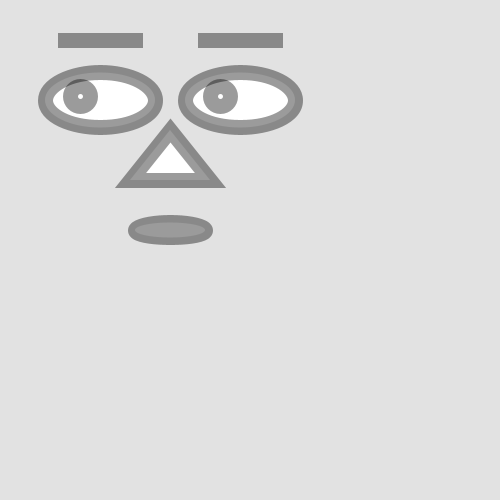
Frame 1 (no input)
Frame 60 (the mouse pressed at the canvas centre just before this capture): identical to frame 1, image omitted
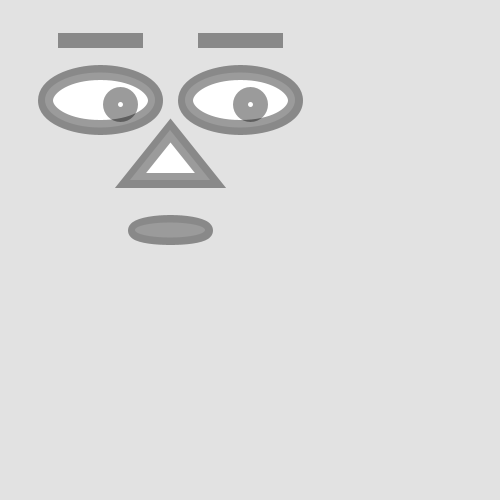
Frame 120 (the mouse held since frame 60 and released just before this capture)

The Processing sketch that drew these frames (run headless with seeded random() and noise(); from frame 60 on, the mouse is pressed at the canvas centre):

// Processing sketch: processing_14434
// ── processing_14434.pde



void setup() {
size(500,500);
smooth();
strokeWeight(15);
stroke(0,100);
}
void draw() {
  background(226);
 
 //left eye 
 ellipse(100,100,110,55);
 //right eye
 ellipse(240,100,110,55);
 //linke Pupille
 int m=constrain(mouseX,80,120);
 int n=constrain(mouseY,96,104);
 ellipse(m,n,20,20);
 //rechte Pupille
 int o=constrain(mouseX,220,260);
 int p=constrain(mouseY,96,104);
 ellipse(o,p,20,20);
//Nose
triangle(170,130,210,180,130,180);
ellipse(170,230,70,15);
rectMode(CENTER);
rect(100,40,70,0);
rect(240,40,70,0);
}


void mousePressed() {
  ellipse(170,270,60,90);
   
  }
  
